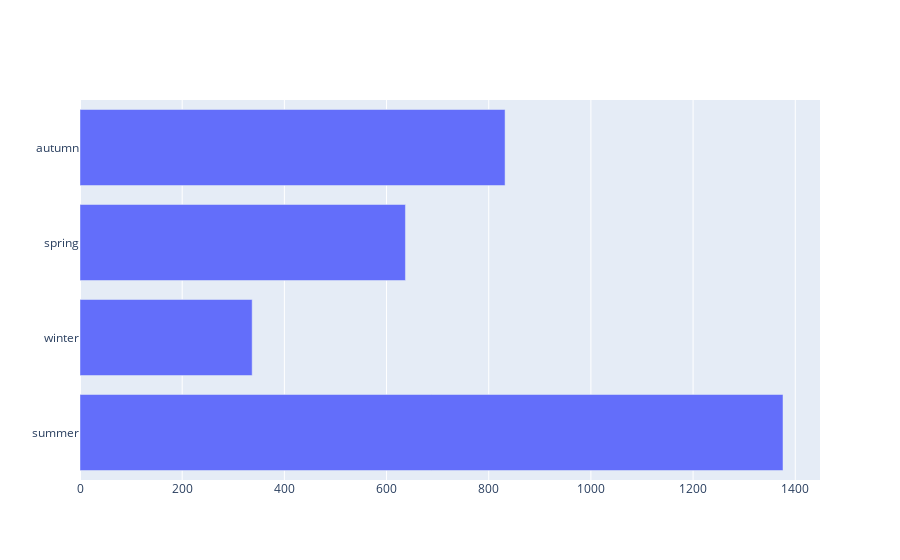

Notebook cell for this chart:
### Code cell
#Are most attacks during summer?
fig=go.Figure(go.Bar(x=x_axis,y=y_axis,orientation='h'))
fig.show()

### Figure 1 — Plotly figure (JSON) as saved in the notebook; plotly's stock layout.template omitted (floating-point values rounded to 4 significant figures)
{"data": [{"orientation": "h", "type": "bar", "x": [1376, 337, 637, 832], "y": ["summer", "winter", "spring", "autumn"]}], "layout": {}}
